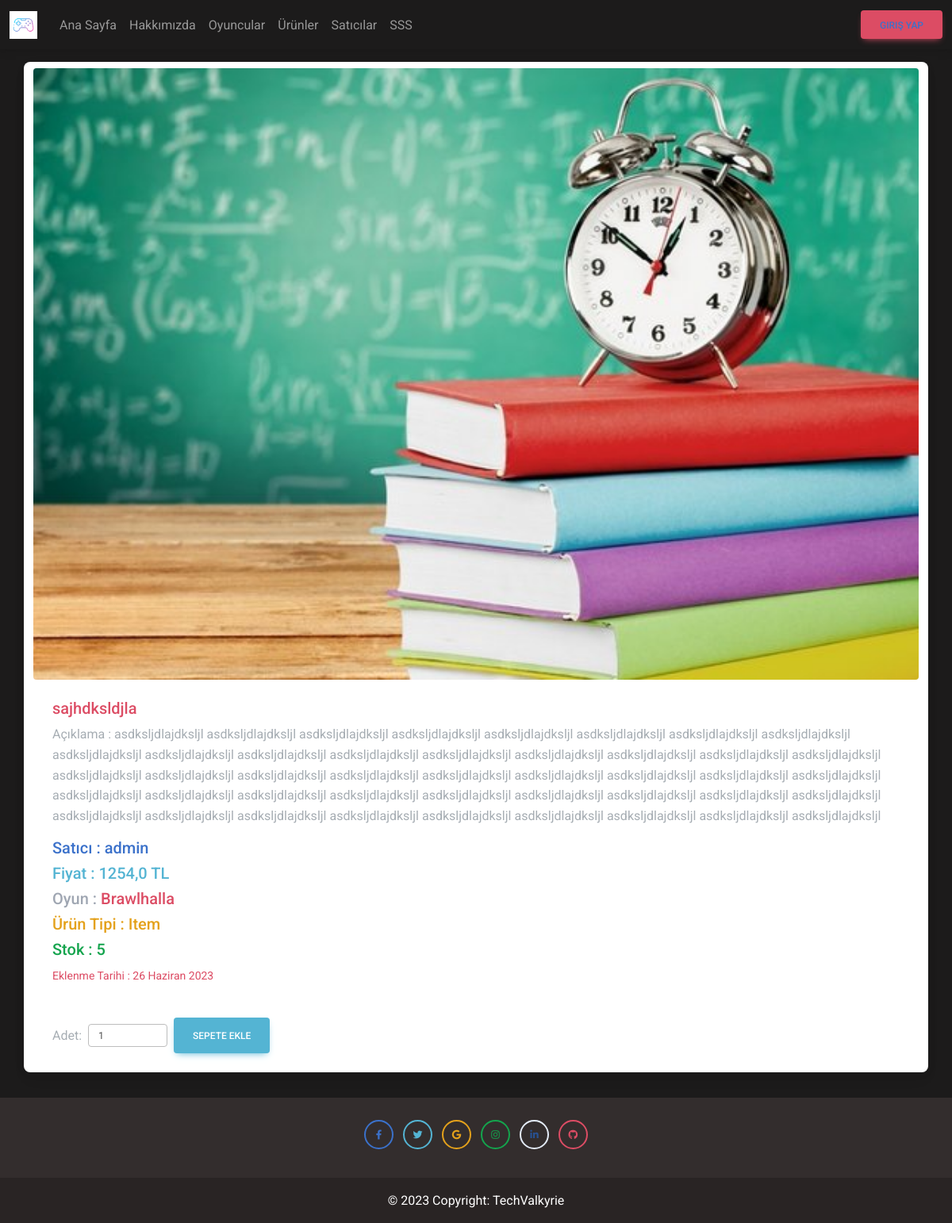
The page /product_detail/6 on the database as committed earlier.
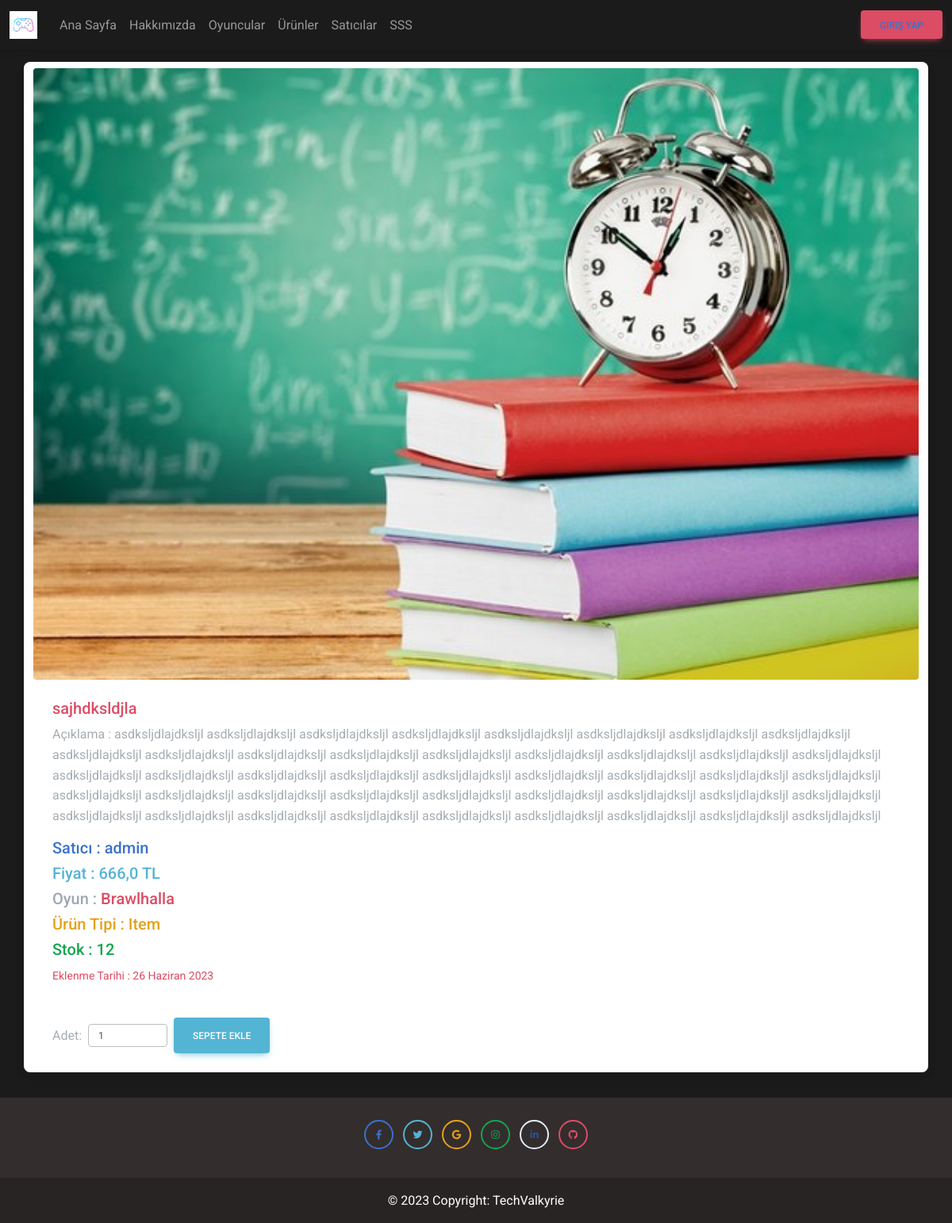
The same page on the database as committed later.
### market/models.py (models this page shows, shortened)
class Product(models.Model):
    user = models.ForeignKey(User, verbose_name=(
        "Kullanıcı - Satıcı"), on_delete=models.CASCADE)
    category = models.ForeignKey(Category, verbose_name=(
        "Kategori"), on_delete=models.CASCADE,null=True)
    type = models.ForeignKey(Type, verbose_name=(
        "Tür"), on_delete=models.CASCADE,null=True)
    title = models.CharField(("Ürün adı"), max_length=50)
    text = models.TextField(("İçerik"))
    image = models.FileField(
        ("Ürün Resmi"), upload_to='product', max_length=100)
    date_now = models.DateField(("Tarih"), auto_now_add=True)
    stok = models.IntegerField(("Stok"))
    price = models.FloatField(("Fiyat"), blank=True, null=True)
    class Meta:
        verbose_name_plural = 'Ürünler'
        verbose_name = 'Ürün'

class Category(models.Model):
    title = models.CharField(("Kategori"), max_length=50)
    slug = models.SlugField(("Slug"), blank=True)
    img = models.FileField(("Oyun Resmi"), upload_to='static', max_length=100,null=True)
    video_embed = models.TextField(("Video Embed Kodu"), null=True, blank=True)
    class Meta:
        verbose_name_plural = 'Oyun Kategorileri'
        verbose_name = 'Oyun Adı'
    def __str__(self):
        return self.title

class Type(models.Model):
    title = models.CharField(("Kategori"), max_length=50)
    slug = models.SlugField(("Slug"), blank=True)
    class Meta:
        verbose_name_plural = 'Ürün Türleri'
        verbose_name = 'Ürün Türü'
    def __str__(self):
        return self.title

### market/views.py (the view, shortened to what this page needs)
# urls.py: path('product_detail/<id>',productDetailPage, name='product_detail'), # ürün detay
def productDetailPage(request,id):
    product = get_object_or_404(Product, id=id)
    context={
        'product':product
    }
    return render(request, 'product_detail.html', context)

### playforpay/context_processors.py (called while the page is built)
def cart_counter(request):
    if request.user.is_authenticated:
        cart_count = Shoping.objects.filter(user=request.user).count()
    else:
        cart_count = 0
    return {'cart_count': cart_count}

### market/templates/product_detail.html (shortened to what this page needs)
{% extends 'base.html' %}
{% block main %}
<div class="container my-3">
    <div class="row p-0">
        <div class="card mb-3 ">
            <img src="{{ product.image.url }}" class="card-img-top w-100 rounded-1 mt-2" alt="Wild Landscape" />
            <div class="card-body">
                <h5 class="card-title text-danger">{{ product.title }}</h5>
                <p class="card-text">
                    Açıklama : {{ product.text }}
                </p>
                <p class="card-text">
                    <h5 class="text-primary">Satıcı : {{ product.user }}</h5>
                    <h5 class="text-info">Fiyat : {{ product.price }} TL</h5>
                    <h5 class="text-secondary">Oyun : <a href="/detail/{{ product.category.id }}" class="text-danger"> {{ product.category }}</a></h5>
                    <h5 class="text-warning">Ürün Tipi : {{ product.type }}</h5>
                    <h5 class="text-success">Stok : {{ product.stok }}</h5>
                    <small class="text-danger">Eklenme Tarihi : {{ product.date_now }}</small>
                </p>
                <div class="d-flex flex-column mt-4">
                    <form class="d-flex mt-3" method="POST" action="">
                        <label class="d-flex align-items-center" for="">Adet:
                           <input class="form-control form-control-sm m-2" type="number" value="1" min="1" max="{{ product.stok }}" name="piece" id="" style="width: 100px;">
                        </label>
                        <button class="btn btn-info" name="submit" value="shopForm" type="submit" >Sepete Ekle</button>
                     </form>
                </div>
            </div>
        </div>
    </div>
</div>
{% endblock main %}

Rows that differ between the two databases and show on the page:
changed Product "sajhdksldjla": price "1254,0" → "666,0"; stok "5" → "12"
